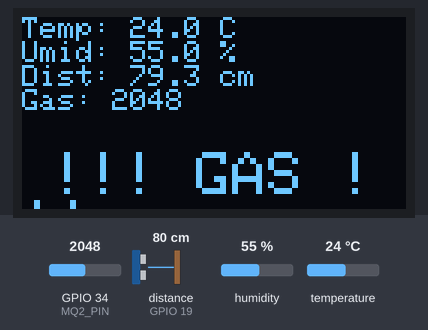
Recording of a sketch running on a simulated ESP32. On the bench: 128×64 one-colour display. Wiring (inferred from the names in the program): ultrasonic range finder: trigger GPIO 18; echo GPIO 19. The test bench sets the inputs (shaded band); at power-on: GPIO 34 (MQ2_PIN) = 2048, distance to the obstacle (sensor on GPIO 19) 80 cm, humidity 55 %, temperature 24 °C. The echo pulse lasts 58.3 µs per cm.

Above: at 1.3 s.
1.4 s: GPIO 34 (MQ2_PIN) set to 1228
At 2.0 s:
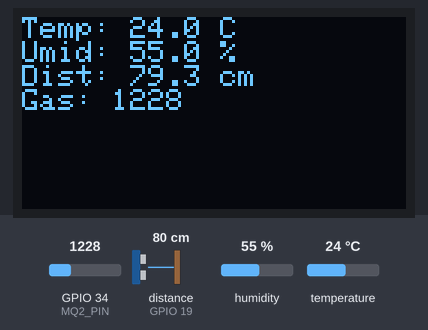
4.7 s: GPIO 34 (MQ2_PIN) set to 1929
At 5.8 s:
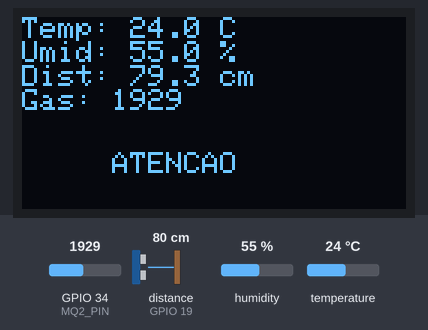
6.3 s: GPIO 34 (MQ2_PIN) set to 2072
At 7.2 s:
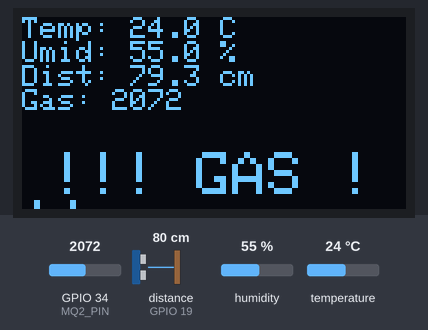
7.9 s: distance to the obstacle (sensor on GPIO 19) set to 2 cm
At 9.2 s:
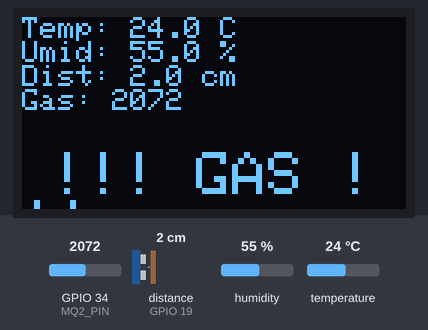
9.5 s: humidity set to 22 %
At 11.5 s:
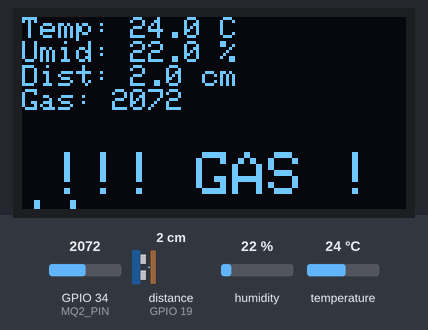
12.1 s: temperature set to 12 °C
At 13.5 s:
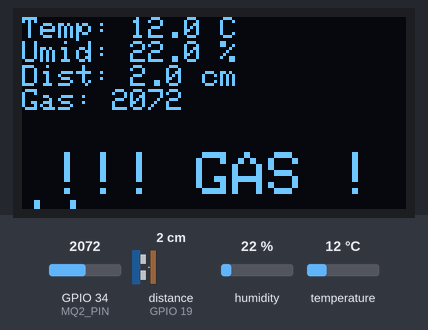
Timing chart, 0 to 15.1 s (numbered marks = the images above; inputs shaded):
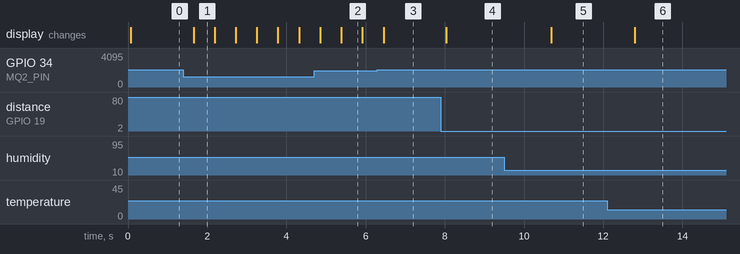

The sketch:

nivel_de_gas.ino
```cpp
#include <Wire.h>
#include <Adafruit_GFX.h>
#include <Adafruit_SSD1306.h>
#include <DHT.h>

// ===== OLED =====
#define SCREEN_WIDTH 128
#define SCREEN_HEIGHT 64
#define OLED_RESET -1
#define OLED_ADDR 0x3C
Adafruit_SSD1306 display(SCREEN_WIDTH, SCREEN_HEIGHT, &Wire, OLED_RESET);

// ===== DHT22 =====
#define DHTPIN 4
#define DHTTYPE DHT22
DHT dht(DHTPIN, DHTTYPE);

// ===== Ultrassônico =====
#define TRIG_PIN 18
#define ECHO_PIN 19

// ===== MQ-2 =====
#define MQ2_PIN 34

// ===== Limites de gás =====
#define GAS_ATENCAO 1200
#define GAS_CRITICO 2000

void setup() {
  Serial.begin(115200);

  Wire.begin(21, 22);
  display.begin(SSD1306_SWITCHCAPVCC, OLED_ADDR);
  display.clearDisplay();

  dht.begin();

  pinMode(TRIG_PIN, OUTPUT);
  pinMode(ECHO_PIN, INPUT);

  display.setTextColor(SSD1306_WHITE);
}

float medirDistancia() {
  digitalWrite(TRIG_PIN, LOW);
  delayMicroseconds(2);
  digitalWrite(TRIG_PIN, HIGH);
  delayMicroseconds(10);
  digitalWrite(TRIG_PIN, LOW);

  long duracao = pulseIn(ECHO_PIN, HIGH, 25000);
  if (duracao == 0) return -1;

  return duracao * 0.034 / 2;
}

void loop() {
  float temp = dht.readTemperature();
  float hum  = dht.readHumidity();
  float dist = medirDistancia();
  int gas = analogRead(MQ2_PIN);

  display.clearDisplay();

  // ===== DADOS NORMAIS =====
  display.setTextSize(1);
  display.setCursor(0, 0);
  display.print("Temp: ");
  display.print(temp, 1);
  display.println(" C");

  display.print("Umid: ");
  display.print(hum, 1);
  display.println(" %");

  display.print("Dist: ");
  if (dist < 0) display.println("Erro");
  else {
    display.print(dist, 1);
    display.println(" cm");
  }

  display.print("Gas: ");
  display.println(gas);

  // ===== ALERTA DE GAS =====
  if (gas >= GAS_CRITICO) {
    // ALERTA CRITICO
    display.setTextSize(2);
    display.setCursor(10, 45);
    display.println("!!! GAS !!!");
  }
  else if (gas >= GAS_ATENCAO) {
    // ATENCAO (pisca)
    if (millis() % 1000 < 500) {
      display.setTextSize(1);
      display.setCursor(30, 45);
      display.println("ATENCAO");
    }
  }

  display.display();
  delay(500);
}
```

Measured:
- the behaviour switches between 1999 and 2000 on GPIO 34 (MQ2_PIN) (found by bisection; images 2 and 3)
- after the input at 1.4 s, the display: changes after 0.26 s (image 1)
- after the input at 4.7 s, the display: first changes after 0.15 s (image 2 shows a later state)
- after the input at 6.3 s, the display: changes after 0.15 s (image 3)
- after the input at 7.9 s, the display: changes after 0.14 s (image 4)
- after the input at 9.5 s, the display: changes after 1.2 s (image 5)
- after the input at 12.1 s, the display: changes after 0.69 s (image 6)
